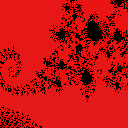

Generate this figure with Python:
from PIL import Image
import math
import time
import presets

width = int(input("Enter width in pixels: "))
height = width
image = Image.new("RGB", (width, height))
pixels = []

iterations = int(input("Enter max iterations (recommended = 500): "))

print("Preset list:")
for key in presets.presets.keys():
    print(key)
print("custom")
selectedPresetName = input("Enter preset name: ")
if selectedPresetName != "custom":
    selectedPreset = presets.presets[selectedPresetName]

    xWidth = selectedPreset["xWidth"]
    yWidth = selectedPreset["yWidth"]
    centrePos = selectedPreset["centrePos"]
    redWeight = selectedPreset["redWeight"]
    redPow = selectedPreset["redPow"]
    greenWeight = selectedPreset["greenWeight"]
    greenPow = selectedPreset["greenPow"]
    blueWeight = selectedPreset["blueWeight"]
    bluePow = selectedPreset["bluePow"]
else:
    xWidth = float(input("Enter xWidth: "))
    yWidth = float(input("Enter yWidth: "))
    centrePos = (float(input("Enter centrePosX: ")), float(input("Enter centrePosY: ")))
    redWeight = float(input("Enter redWeight: "))
    redPow = float(input("Enter redPow: "))
    greenWeight = float(input("Enter greenWeight: "))
    greenPow = float(input("Enter greenPow: "))
    blueWeight = float(input("Enter blueWeight: "))
    bluePow = float(input("Enter bluePow: "))

rowsPerOutput = 256
startTime = time.time()

for yInt in range(int(width/2), int(-width/2), -1):
    y = centrePos[1] + (yInt / height * yWidth)
    for xInt in range(int(-width/2), int(width/2)):
        x = centrePos[0] + (xInt / width * xWidth)

        Z = (0, 0)
        C = (x, y)

        for iteration in range(1, iterations + 1):
            a = Z[0]
            b = Z[1]
            c = C[0]
            d = C[1]

            calc = (a ** 2 - b ** 2 + c, 2 * a * b + d)
            Z = calc

            if Z[0] ** 2.0 + Z[1] ** 2.0 > 4.0:
                break
        if Z[0] ** 2.0 + Z[1] ** 2.0 < 4.0:
            pixels.append((0,0,0))
        else:
            pixels.append((
                int(math.pow(float(iteration) / float(iterations), redPow) * 255.0 * redWeight),
                int(math.pow(float(iteration) / float(iterations), greenPow) * 255.0 * greenWeight),
                int(math.pow(float(iteration) / float(iterations), bluePow) * 255.0 * blueWeight)
            ))
    if yInt % rowsPerOutput == 0 and height - int(height/2 + yInt) != 0:
        rowsRemaining = int(height/2 + yInt)
        rowsCompleted = height - int(height/2 + yInt)
        
        elapsed = time.time() - startTime
        etr = elapsed / rowsCompleted * rowsRemaining

        print(str(rowsRemaining) + " rows remaining.\tElapsed: " + str(elapsed) + "\tRemaining: " + str(etr))

print("Fractal completed - saving image")
print("Elapsed: " + str(time.time() - startTime))

image.putdata(pixels)
image.save("mandelbrot.png")

print("Image saved.")
print("Total Elapsed: " + str(time.time() - startTime))